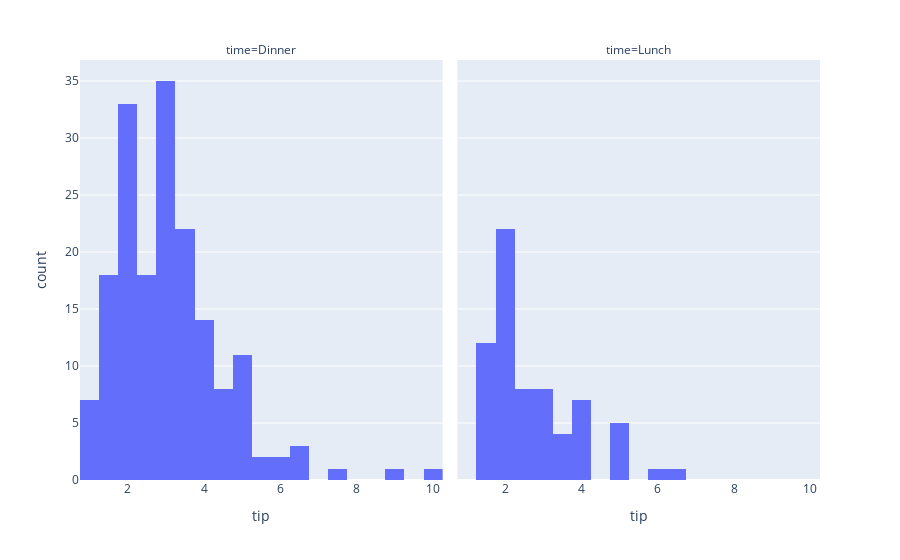

Write notebook code for a chart like this one.
### Code cell
px.histogram(df , "tip"  , facet_col="time" , barmode="group" ,nbins=20)

### Figure 1 — Plotly figure (JSON) as saved in the notebook; plotly's stock layout.template omitted (floating-point values rounded to 4 significant figures; data arrays with more than 128 entries replaced by an {"elided": "..."} marker saying what was removed)
{"data": [{"alignmentgroup": "True", "bingroup": "x", "hovertemplate": "time=Dinner<br>tip=%{x}<br>count=%{y}<extra></extra>", "legendgroup": "", "marker": {"color": "#636efa"}, "name": "", "nbinsx": 20, "offsetgroup": "", "orientation": "v", "showlegend": false, "type": "histogram", "x": {"elided": "176 float values"}, "xaxis": "x", "yaxis": "y"}, {"alignmentgroup": "True", "bingroup": "x", "hovertemplate": "time=Lunch<br>tip=%{x}<br>count=%{y}<extra></extra>", "legendgroup": "", "marker": {"color": "#636efa"}, "name": "", "nbinsx": 20, "offsetgroup": "", "orientation": "v", "showlegend": false, "type": "histogram", "x": [4, 3, 2.71, 3, 3.4, 1.83, 5, 2.03, 5.17, 2, 4, 5.85, 3, 1.5, 1.8, 2.92, 2.31, 1.68, 2.5, 2, 2.52, 4.2, 1.48, 2, 2, 2.18, 1.5, 2.83, 1.5, 2, 3.25, 1.25, 2, 2, 2, 2.75, 3.5, 6.7, 5, 5, 2.3, 1.5, 1.36, 1.63, 1.73, 2, 4.19, 2.56, 2.02, 4, 1.44, 2, 5, 2, 2, 4, 2.01, 2, 2.5, 4, 3.23, 2.2, 3.48, 1.92, 3, 1.58, 2.5, 2], "xaxis": "x2", "yaxis": "y2"}], "layout": {"annotations": [{"font": {}, "showarrow": false, "text": "time=Dinner", "x": 0.245, "xanchor": "center", "xref": "paper", "y": 1, "yanchor": "bottom", "yref": "paper"}, {"font": {}, "showarrow": false, "text": "time=Lunch", "x": 0.755, "xanchor": "center", "xref": "paper", "y": 1, "yanchor": "bottom", "yref": "paper"}], "barmode": "group", "legend": {"tracegroupgap": 0}, "margin": {"t": 60}, "xaxis": {"anchor": "y", "domain": [0, 0.49], "title": {"text": "tip"}}, "xaxis2": {"anchor": "y2", "domain": [0.51, 1], "matches": "x", "title": {"text": "tip"}}, "yaxis": {"anchor": "x", "domain": [0, 1], "title": {"text": "count"}}, "yaxis2": {"anchor": "x2", "domain": [0, 1], "matches": "y", "showticklabels": false}}}
